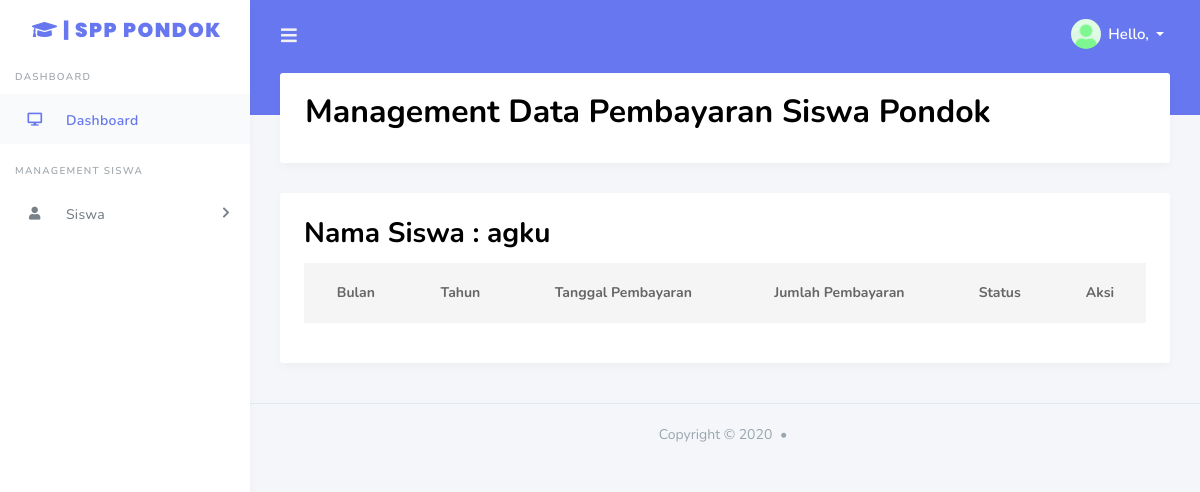
Before: /index.php/siswa/pembayaran with the older database file.
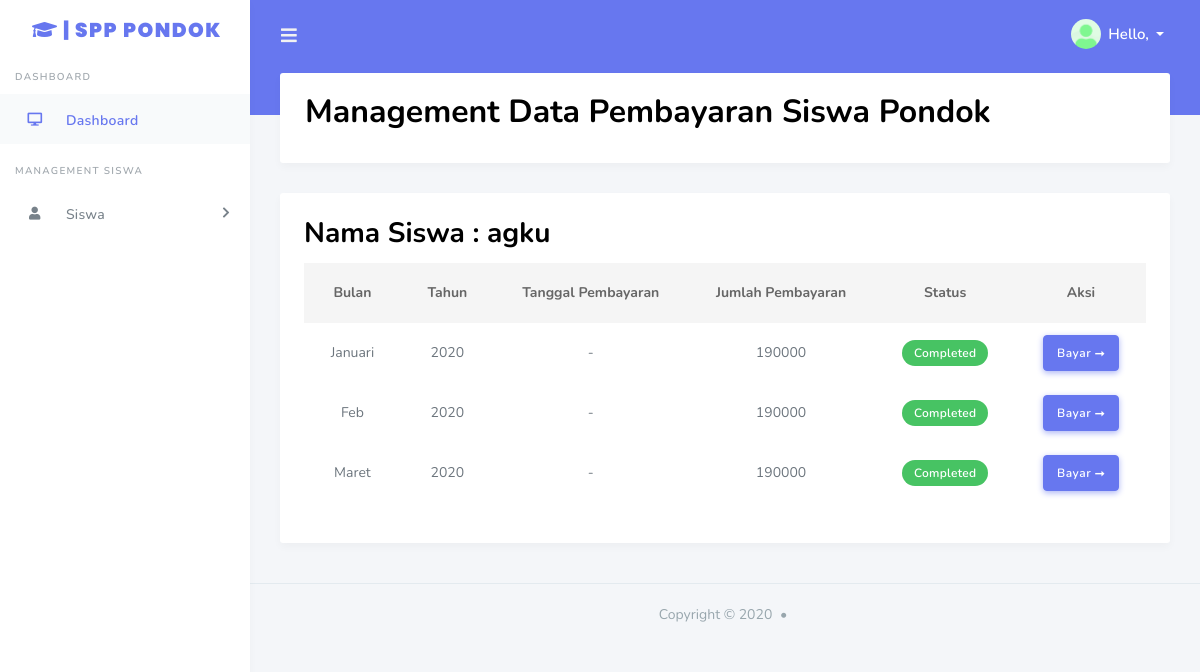
After: the same page with the newer database file.
### tables this page shows
CREATE TABLE `siswa` (
  `id` int(64) NOT NULL,
  `nama` varchar(255) NOT NULL,
  `password` varchar(255) NOT NULL,
  `email` varchar(128) NOT NULL,
  `image` varchar(255) NOT NULL,
  `is_active` int(1) NOT NULL,
  `date_created` int(64) NOT NULL
);

CREATE TABLE `spp` (
  `id` int(11) NOT NULL,
  `bulan` varchar(20) NOT NULL,
  `tahun` varchar(20) NOT NULL,
  `jumlah` double NOT NULL,
  `status` enum('Aktif','Tidak Aktif') NOT NULL
);

### application/controllers/Siswa.php (called while the page is built, shortened)
<?php
class Siswa extends CI_Controller
{
    public function __construct()
    {
        $this->load->library('form_validation');
        $this->load->library('midtrans');
        $this->load->helper('url');
    }
     public function pembayaran()
    {
        $this->load->model('m_siswa');
        $data['siswa'] = $this->db->get_where('siswa', ['email' =>
            $this->session->userdata('email')])->row_array();
        $data['siswa'] = $this->m_siswa->tampil_data()->result();
        $this->load->model('M_spp');
        $data['spp'] = $this->db->get_where('admin', ['email' =>
            $this->session->userdata('email')])->row_array();
        $data['spp'] = $this->M_spp->tampil_data()->result();
        $this->load->view('siswa/pembayaran', $data);
    }
}

### index.php (called while the page is built, shortened)
<?php
require_once BASEPATH.'core/CodeIgniter.php';

### application/models/M_siswa.php (called while the page is built, shortened)
<?php
class M_siswa extends CI_Model
{
    public function tampil_data()
    {
        return $this->db->get('siswa');
    }
}

### application/models/M_spp.php (called while the page is built, shortened)
<?php
class M_spp extends CI_Model
{
    public function tampil_data()
    {
        return $this->db->get('spp');
    }
}

### application/views/siswa/pembayaran.php (the view, shortened to what this page needs)
<!DOCTYPE html>
<html lang="en">
<head>
	<link rel="stylesheet" href="https://stackpath.bootstrapcdn.com/bootstrap/4.3.1/css/bootstrap.min.css"
>
	<link rel="stylesheet" href="https://use.fontawesome.com/releases/v5.7.2/css/all.css"
>
	<link rel="stylesheet" href="https://cdnjs.cloudflare.com/ajax/libs/twitter-bootstrap/4.1.3/css/bootstrap.css">
	<link rel="stylesheet" href="https://cdn.datatables.net/1.10.20/css/dataTables.bootstrap4.min.css">
	<link rel="stylesheet" href="<?= base_url('assets/') ?>stisla-assets/css/style.css">
	<link rel="stylesheet" href="<?= base_url('assets/') ?>stisla-assets/css/components.css">
</head>
<body>
	<div id="app">
		<div class="main-wrapper">
			<div class="navbar-bg"></div>
			<nav class="navbar navbar-expand-lg main-navbar">
				<form class="form-inline mr-auto">
					<ul class=" navbar-nav mr-3">
						<li><a href="#" data-toggle="sidebar" class="nav-link nav-link-lg"><i
									class="fas fa-bars"></i></a>
						</li>
					</ul>
				</form>
				<ul class="navbar-nav navbar-right">
					<li class="dropdown"><a href="#" data-toggle="dropdown"
							class="nav-link dropdown-toggle nav-link-lg nav-link-user">
							<img alt="image" style="margin-bottom:4px !important;"
								src="./assets/stisla-assets/img/avatar/avatar-2.png"
								class="rounded-circle mr-1 my-auto border-white">
							<div class="d-sm-none d-lg-inline-block" style="font-size:15px;">
								Hello, <?php
                ?></div>
						</a>
					</li>
				</ul>
			</nav>
			<div class="main-sidebar">
				<aside id="sidebar-wrapper">
					<div class="sidebar-brand text-primary">
						<div>
							<a href="<?= base_url('admin') ?>"
								style="font-size: 20px;font-weight:900;font-family: 'Poppins', sans-serif;"
								class="text-primary text-center"><i style="font-size: 20px;"
									class="fas fa-graduation-cap"></i> |
								SPP Pondok</a>
						</div>
					</div>
					<ul class="sidebar-menu">
						<li class="menu-header ">Dashboard</li>
						<li class="nav-item dropdown active">
							<a href="<?= base_url('admin') ?>" class="nav-link"><i
									class="fas fa-desktop"></i><span>Dashboard</span></a>
						</li>
						<li class="menu-header">Management Siswa</li>
						<li class="nav-item dropdown">
							<a href="#" class="nav-link has-dropdown" data-toggle="dropdown"><i class="fas fa-user"></i>
								<span>Siswa</span></a>
						</li>
				</aside>
			</div>
			<div class="main-content">
				<section class="section">
					<div class="card">
						<div class="card-body">
							<h2 class="card-title" style="color: black;">Management Data Pembayaran Siswa Pondok</h2>
						</div>
					</div>
					<div class="row">
						<div class="col-md-12">
							<div class="bg-white p-4"
								style="border-radius:3px;box-shadow:rgba(0, 0, 0, 0.03) 0px 4px 8px 0px;">
								<div class="table-responsive">
									<?php
                               foreach ($siswa as $a) {
                                    ?>
                                    <h3 id="nama" name="nama" class="card-title" style="color: black;"><?php echo "Nama Siswa : " . $a->nama ?>
                                        <?php
                                }
                                ?>
									<table id="example" class="table align-items-center table-flush">
										<thead class="thead-light">
											<tr class="text-center">
												<th scope="col">Bulan</th>
												<th scope="col">Tahun</th>
												<th scope="col">Tanggal Pembayaran</th>
												<th scope="col">Jumlah Pembayaran</th>
												<th scope="col">Status</th>
												<th scope="col">Aksi</th>
											</tr>
										</thead>
										<tbody>
											<?php
                                foreach ($spp as $u) {
                                    ?>
											<tr class="text-center">
												<td >
													<?php echo $u->bulan ?>
												</td>
												<td>
													<?php echo $u->tahun ?>
												</td>
												<td>
													-
												</td>
												<td id="jumlah" name="jumlah">
													<?php echo $u->jumlah ?>
												</td>
												<td>
													<div class="badge badge-success">Completed</div>
												</td>
												<td class="text-center">
													<button id="pay-button" class="btn btn-primary">Bayar ⭢</button>
												</td>
											</tr>
											<?php
                                }
                                ?>
										</tbody>
									</table>
								</div>
							</div>
						</div>
					</div>
				</section>
			</div>
		</div>
	</div>
	<footer class="main-footer">
		<div class="text-center">
			Copyright &copy; 2020 <div class="bullet"></div>
		</div>
	</footer>
</body>
</html>

Changed rows visible on the page:
added spp: bulan "Januari", tahun "2020", jumlah "190000"
added spp: bulan "Feb", tahun "2020", jumlah "190000"
added spp: bulan "Maret", tahun "2020", jumlah "190000"
